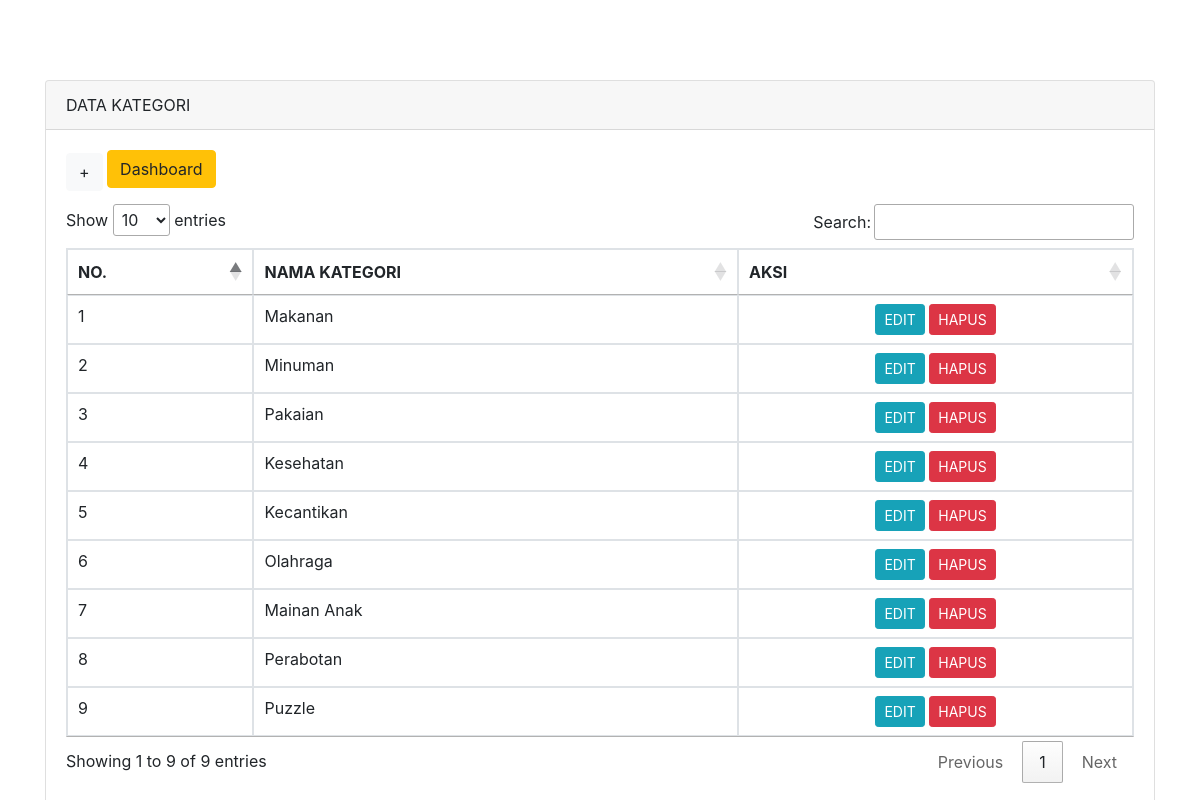
The page /kategori/index.php on the database its author committed.
### tables this page shows
CREATE TABLE `kategori` (
  `id` int NOT NULL,
  `nama_kategori` varchar(255) DEFAULT NULL
);

### kategori/index.php (the view, shortened to what this page needs)
<!doctype html>
<html lang="en">
  <head>
    <link rel="stylesheet" href="https://stackpath.bootstrapcdn.com/bootstrap/4.4.1/css/bootstrap.min.css">
    <link rel="stylesheet" href="//cdn.datatables.net/1.10.20/css/jquery.dataTables.min.css">
  </head>
  <body>
    <div class="container" style="margin-top: 80px">
      <div class="row">
        <div class="col-md-12">
          <div class="card">
            <div class="card-header">
              DATA KATEGORI
            </div>
            <div class="card-body">
              <a href="tambah-kategori.php" class="btn btn-md btn-light" style="margin-bottom: 10px">+</a>
              <a href="../index.php" class="btn btn-warning mb-3">Dashboard</a>
              <table class="table table-bordered" id="myTable">
                <thead>
                  <tr>
                    <th scope="col">NO.</th>
                    <th scope="col">NAMA KATEGORI</th>
                    <th scope="col">AKSI</th>
                  </tr>
                </thead>
                <tbody>
                  <?php
                      include('../koneksi.php');
                      $no = 1;
                      $query = mysqli_query($koneksi, "SELECT * FROM kategori");
                      while($row = mysqli_fetch_array($query)){
                  ?>
                  <tr>
                      <td><?php echo $no++ ?></td>
                      <td><?php echo $row['nama_kategori'] ?></td>
                      <td class="text-center">
                      <a href="edit-kategori.php?id=<?php echo $row['id']; ?>" class="btn btn-sm btn-info">EDIT</a>
                      <a href="hapus-kategori.php?id=<?php echo $row['id']; ?>" class="btn btn-sm btn-danger" onclick="return confirm('Yakin ingin menghapus kategori ini?')">HAPUS</a>
                      </td>
                  </tr>
                  <?php } ?>
                </tbody>
              </table>
            </div>
          </div>
      </div>
    </div>
  </body>
</html>

### rows shown on the page
kategori: nama_kategori "Makanan"
kategori: nama_kategori "Minuman"
kategori: nama_kategori "Pakaian"
kategori: nama_kategori "Kesehatan"
kategori: nama_kategori "Kecantikan"
kategori: nama_kategori "Olahraga"
kategori: nama_kategori "Mainan Anak"
kategori: nama_kategori "Perabotan"
kategori: nama_kategori "Puzzle"
